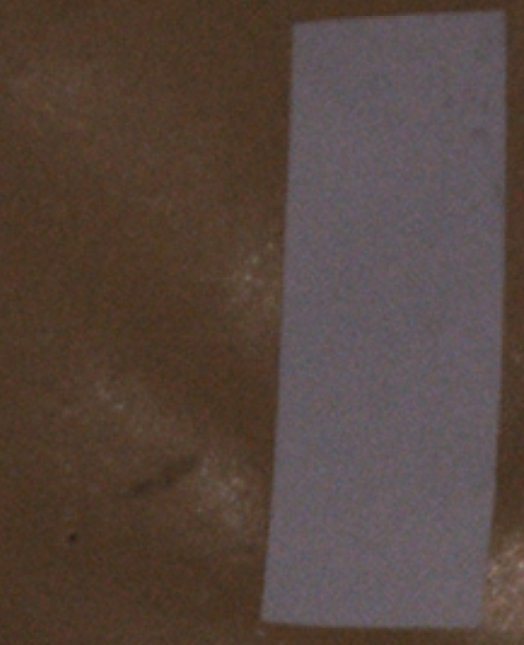
#> input picture filtered_image/1.PNG, 524 x 645 px, given in place of 1.bmp, which was not available
$ python registration.py
#> lines starting #> are read from the running program, lines starting #| are printed output that depends on the picture; pictures that were not available may be replaced by others from this repository, and a replacement may not be noted
import matplotlib.pyplot as plt
import cv2
import numpy as np
import os

input_path = "./Front/"
input_names = ["x", "x_c", "y", "y_c", "z", "z_c", "w"]
input_format = ".bmp"

ref_path = "./Front/"
ref_name = "1"
ref_format = ".bmp"

mov_path = "./Front/"
mov_name = "w"
mov_format = ".bmp"


output_path = input_path + 'xformed_a/'

if not os.path.exists(output_path):
    os.mkdir(output_path)

ref = ref_path + ref_name + ref_format
#ref = io.imread(ref_name,as_gray=True)

mov = mov_path + mov_name + mov_format
#mov = (mov / (np.mean(mov) / np.mean(ref))).astype("uint8")

# Open the image files.
img1_color = cv2.imread(mov)  # Image to be aligned.
img2 = cv2.imread(ref, cv2.IMREAD_GRAYSCALE)    # Reference image.
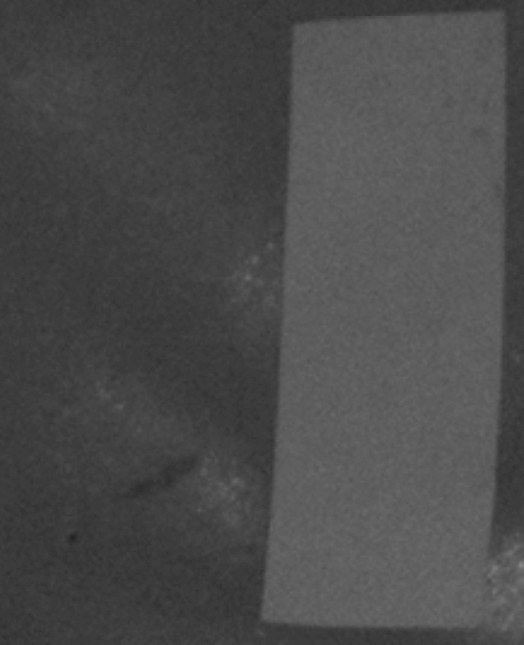
#> img2: shape (645, 524); min 34, max 133, mean 74.9
#img2_blur = cv2.medianBlur(img2, 5)
img2 = np.clip((img2 * 1.3), 0, 255).astype('uint8')
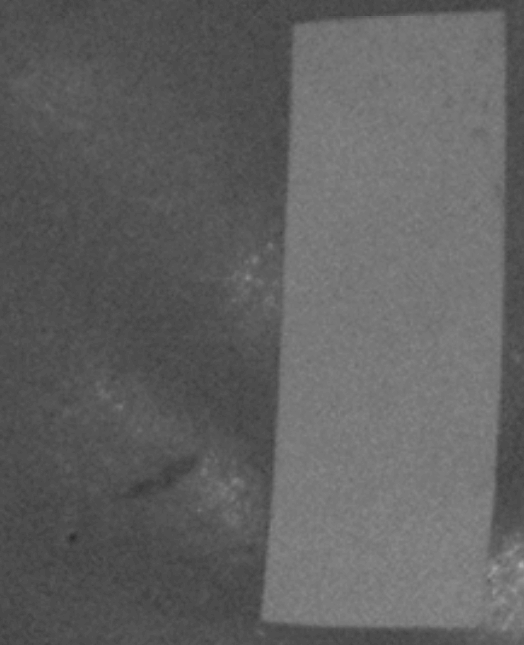
#> img2: shape (645, 524); min 44, max 172, mean 96.8
# Convert to grayscale.
#> (the run stopped early here; a loop or call above may not have finished)

$ run again, with filtered_image/5.PNG copied over filtered_image/1.PNG
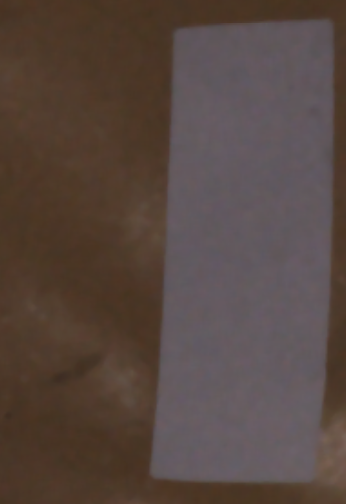
#> input picture filtered_image/5.PNG, 346 x 504 px, given in place of 1.bmp, which was not available
#> `img2 = cv2.imread(ref, cv2.IMREAD_GRAYSCALE)`:
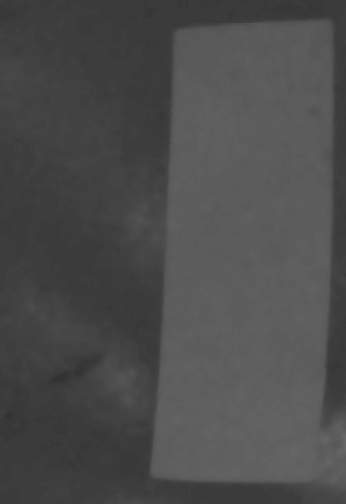
#> img2: shape (504, 346); min 50, max 103, mean 76.1
#> `img2 = np.clip((img2 * 1.3), 0, 255).astype('uint8')`:
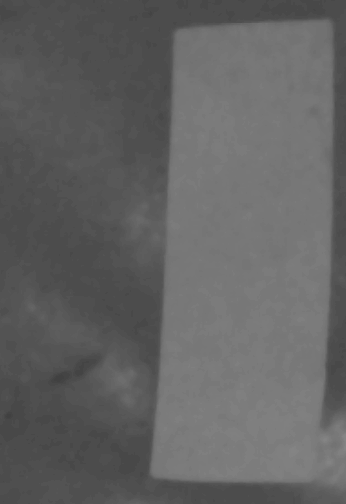
#> img2: shape (504, 346); min 65, max 133, mean 98.4
